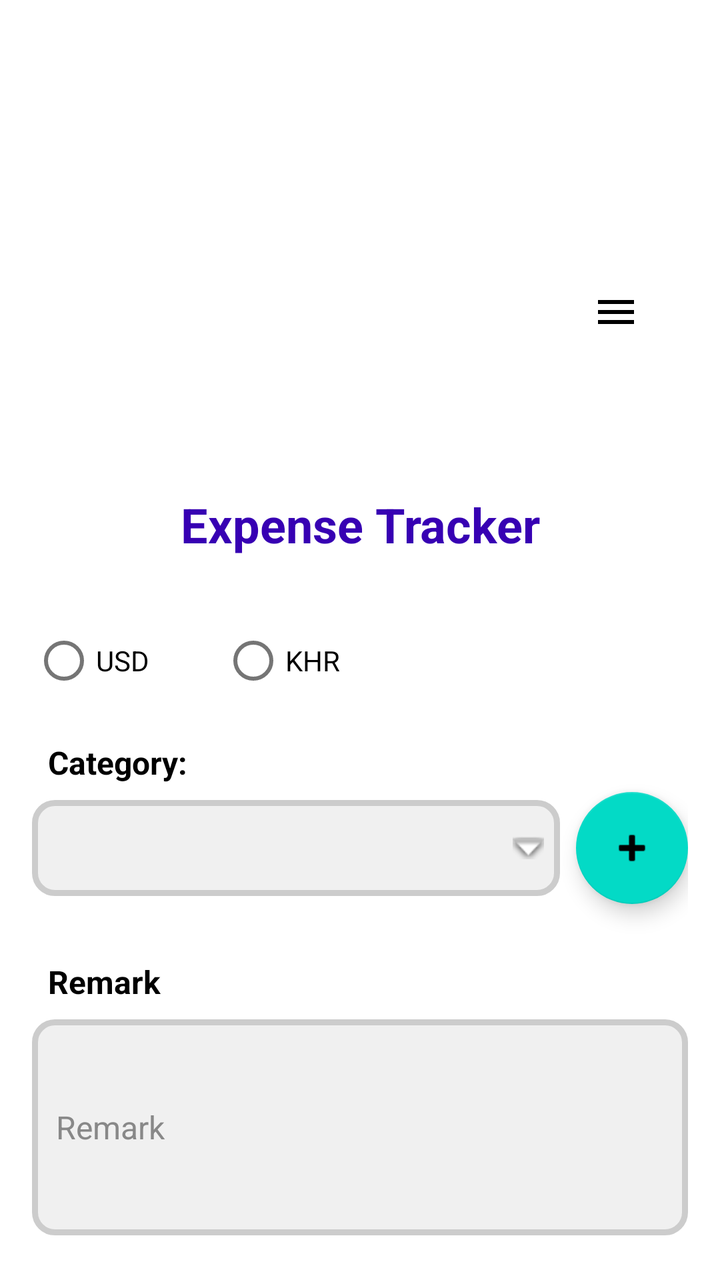
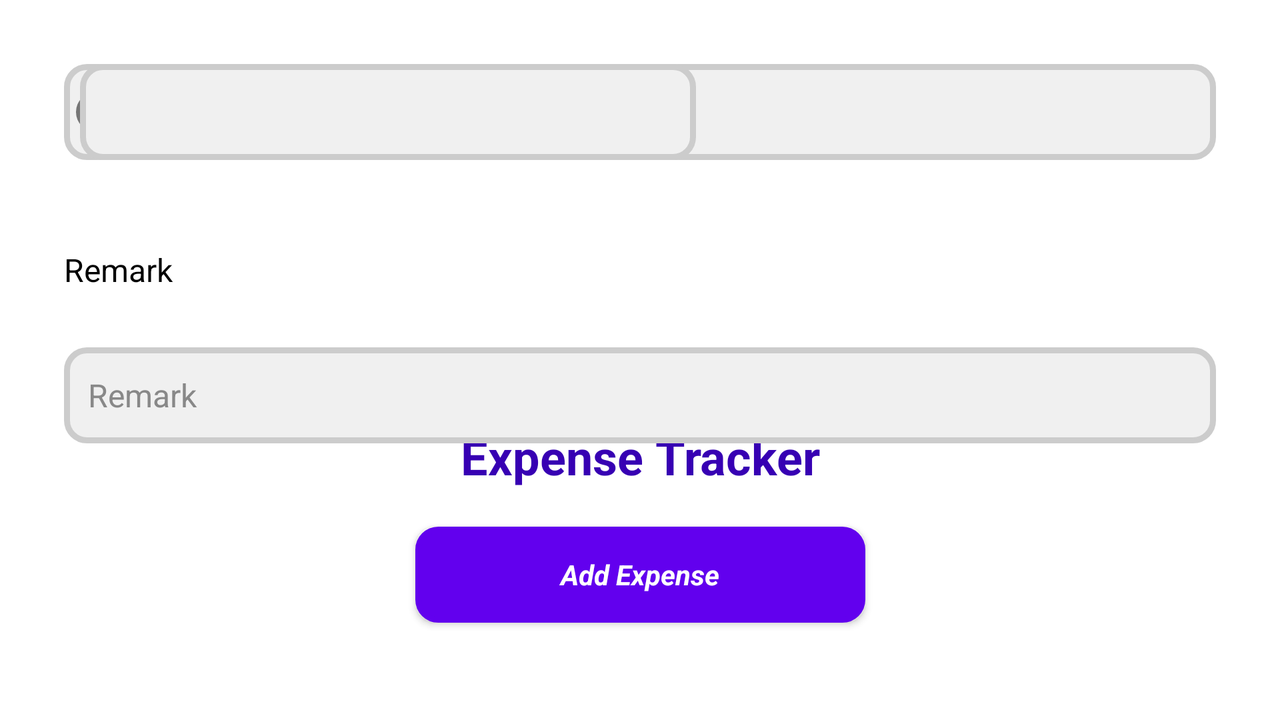

An Android layout and its configuration variant, each rendered on a device that would load it. The default file and the variant file are quoted in full after the pictures.
<!-- AndroidManifest.xml: application theme Theme.ExpenseTracker -->
<!-- res/layout/activity_main.xml -->
<?xml version="1.0" encoding="utf-8"?>
<androidx.constraintlayout.widget.ConstraintLayout xmlns:android="http://schemas.android.com/apk/res/android"
    xmlns:app="http://schemas.android.com/apk/res-auto"
    xmlns:tools="http://schemas.android.com/tools"
    android:layout_width="match_parent"
    android:layout_height="match_parent"
    android:alpha="1"
    android:padding="16dp"
    tools:context=".MainActivity"
    tools:ignore="ExtraText">

    <ImageView
        android:id="@+id/imageView"
        android:layout_width="125dp"
        android:layout_height="70dp"
        android:layout_marginTop="128dp"
        android:contentDescription="@string/app_name"
        app:layout_constraintEnd_toEndOf="parent"
        app:layout_constraintStart_toStartOf="parent"
        app:layout_constraintTop_toTopOf="parent"
        app:srcCompat="@drawable/img" />

    <ImageView
        android:id="@+id/imageView3"
        android:layout_width="wrap_content"
        android:layout_height="wrap_content"
        android:layout_marginTop="128dp"
        android:layout_marginEnd="24dp"
        android:contentDescription="@string/hamburger_image"
        app:layout_constraintEnd_toEndOf="parent"
        app:layout_constraintTop_toTopOf="parent"
        app:srcCompat="@drawable/nav_hamburger" />

    <TextView
        android:id="@+id/formTitle"
        style="@style/FormTitle"
        android:layout_width="wrap_content"
        android:layout_height="wrap_content"
        android:layout_marginTop="32dp"
        android:text="@string/form_title"
        android:textColor="@color/design_default_color_primary_dark"
        app:layout_constraintEnd_toEndOf="parent"
        app:layout_constraintStart_toStartOf="parent"
        app:layout_constraintTop_toBottomOf="@+id/imageView" />

    <RadioButton
        android:id="@+id/radioButton"
        android:layout_width="wrap_content"
        android:layout_height="wrap_content"
        android:layout_marginTop="28dp"
        android:text="@string/USD"
        app:layout_constraintStart_toStartOf="parent"
        app:layout_constraintTop_toBottomOf="@+id/formTitle" />

    <RadioButton
        android:id="@+id/radioButton2"
        android:layout_width="wrap_content"
        android:layout_height="wrap_content"
        android:layout_marginStart="36dp"
        android:text="@string/KHR"
        app:layout_constraintStart_toEndOf="@+id/radioButton"
        app:layout_constraintTop_toTopOf="@+id/radioButton" />

    <TextView
        android:id="@+id/category_Label"
        style="@style/LabelStyle"
        android:layout_width="0dp"
        android:layout_height="wrap_content"
        android:layout_marginStart="8dp"
        android:layout_marginTop="16dp"
        android:layout_marginEnd="8dp"
        android:text="@string/category_label"
        android:textSize="16sp"
        android:textStyle="bold"
        app:layout_constraintEnd_toEndOf="parent"
        app:layout_constraintStart_toStartOf="parent"
        app:layout_constraintTop_toBottomOf="@+id/radioButton" />

    <Spinner
        android:id="@+id/spinner2"
        android:layout_width="0dp"
        android:layout_height="48dp"
        android:layout_marginTop="8dp"
        android:layout_marginEnd="8dp"
        android:background="@drawable/spinner_background"
        android:spinnerMode="dropdown"
        app:layout_constraintEnd_toStartOf="@+id/floatingActionButton2"
        app:layout_constraintStart_toStartOf="parent"
        app:layout_constraintTop_toBottomOf="@+id/category_Label"
        app:popupTheme="@style/SpinnerPopupStyle" />

    <com.google.android.material.floatingactionbutton.FloatingActionButton
        android:id="@+id/floatingActionButton2"
        android:layout_width="wrap_content"
        android:layout_height="wrap_content"
        android:contentDescription="@string/category_label"
        app:layout_constraintBottom_toBottomOf="@+id/spinner2"
        app:layout_constraintEnd_toEndOf="parent"
        app:layout_constraintTop_toTopOf="@+id/spinner2"
        app:srcCompat="@android:drawable/ic_input_add" />

    <TextView
        android:id="@+id/notesLabel"
        style="@style/LabelStyle"
        android:layout_width="0dp"
        android:layout_height="wrap_content"
        android:layout_marginStart="8dp"
        android:layout_marginTop="32dp"
        android:layout_marginEnd="8dp"
        android:text="Remark"
        android:textSize="16sp"
        android:textStyle="bold"
        app:layout_constraintEnd_toEndOf="parent"
        app:layout_constraintStart_toStartOf="parent"
        app:layout_constraintTop_toBottomOf="@+id/spinner2"
        tools:ignore="HardcodedText" />

    <EditText
        android:id="@+id/notesInput"
        style="@style/InputStyle"
        android:layout_width="0dp"
        android:layout_height="108dp"
        android:layout_marginTop="8dp"
        android:autofillHints="name"
        android:hint="@string/remark_hint"
        android:inputType="textMultiLine"
        android:minHeight="48dp"
        app:layout_constraintEnd_toEndOf="parent"
        app:layout_constraintStart_toStartOf="parent"
        app:layout_constraintTop_toBottomOf="@+id/notesLabel" />

    <Button
        android:id="@+id/addExpenseButton"
        android:layout_width="225dp"
        android:layout_height="48dp"
        android:layout_marginTop="32dp"
        android:background="@drawable/input_background"
        android:backgroundTint="@color/design_default_color_primary_variant"
        android:drawablePadding="8dp"
        android:fontFamily="sans-serif"
        android:gravity="center"
        android:text="@string/add_expense_button"
        android:textAlignment="center"
        android:textAppearance="@style/FormTitle"
        android:textColor="@color/white"
        android:textSize="14sp"
        android:textStyle="bold|italic"
        app:layout_constraintEnd_toEndOf="parent"
        app:layout_constraintStart_toStartOf="parent"
        app:layout_constraintTop_toBottomOf="@+id/notesInput" />

</androidx.constraintlayout.widget.ConstraintLayout>
<!-- resources referenced by this layout -->
<resources>
  <color name="white">#FFFFFFFF</color>
  <!-- drawable input_background (drawable) -->
  <?xml version="1.0" encoding="utf-8"?>
  <shape xmlns:android="http://schemas.android.com/apk/res/android">
      <solid android:color="@color/input_background" />
      <corners android:radius="10dp" />
      <stroke
          android:width="3dp"
          android:color="#CCCCCC" />
  </shape>
  <!-- drawable nav_hamburger (drawable) -->
  <?xml version="1.0" encoding="utf-8"?>
  <vector xmlns:android="http://schemas.android.com/apk/res/android"
      android:width="24dp"
      android:height="24dp"
      android:viewportWidth="24"
      android:viewportHeight="24">
  
      <path
          android:fillColor="#000000"
          android:pathData="M3 18h18v-2H3v2zm0-5h18v-2H3v2zm0-7v2h18V6H3z" />
  
  </vector>
  <!-- drawable spinner_background (drawable) -->
  <?xml version="1.0" encoding="utf-8"?>
  <layer-list xmlns:android="http://schemas.android.com/apk/res/android">
      <item>
          <shape>
              <solid android:color="@color/input_background" />
              <corners android:radius="10dp" />
              <stroke
                  android:width="3dp"
                  android:color="#CCCCCC" />
          </shape>
      </item>
      
      <item android:right="8dp" android:gravity="end|center_vertical">
          <bitmap android:src="@android:drawable/arrow_down_float" android:gravity="end|center_vertical"/>
      </item>
  </layer-list>
  <string name="KHR">KHR</string>"&gt;
  <string name="USD">USD</string>"&gt;
  <string name="add_expense_button">Add Expense</string>
  <string name="app_name">Expense Tracker</string>
  <string name="category_label">Category:</string>
  <string name="form_title">Expense Tracker</string>
  <string name="hamburger_image">Hamburger Image</string>
  <string name="remark_hint">Remark</string>
  <style name="FormTitle" parent="TextAppearance.AppCompat.Large">
          <item name="android:textSize">24sp</item>
          <item name="android:textStyle">bold</item>
          <item name="android:textColor">@color/primary</item> 
          <item name="android:gravity">center</item> 
      </style>
  <style name="InputStyle" parent="Widget.AppCompat.EditText">
          <item name="android:background">@drawable/input_background</item>
          <item name="android:padding">12dp</item>
          <item name="android:textSize">16sp</item>
          <item name="android:textColor">@color/input_text</item>
          <item name="android:textColorHint">@color/input_hint</item>
          <item name="android:layout_marginTop">4dp</item>
      </style>
  <style name="LabelStyle" parent="TextAppearance.AppCompat.Medium">
          <item name="android:textSize">16sp</item>
          <item name="android:textColor">@color/on_background</item>
          <item name="android:layout_marginTop">8dp</item>
      </style>
  <style name="SpinnerPopupStyle" parent="Theme.MaterialComponents.Light">
          <item name="android:popupBackground">@color/white</item>
          <item name="android:popupElevation">8dp</item>
      </style>
  <color name="input_background">#F0F0F0</color>
  <color name="primary">#6200EE</color>
  <color name="input_text">#333333</color>
  <color name="input_hint">#888888</color>
  <color name="on_background">#000000</color>
  <color name="primary_variant">#3700B3</color>
  <color name="on_primary">#FFFFFF</color>
  <color name="secondary">#03DAC6</color>
  <color name="on_secondary">#000000</color>
  <color name="background">#FFFFFF</color>
</resources>
<!-- res/layout-land/activity_main.xml (the repository's variant of the layout above) -->
<!-- drawn on the phone turned sideways -->
<?xml version="1.0" encoding="utf-8"?>
<androidx.constraintlayout.widget.ConstraintLayout xmlns:android="http://schemas.android.com/apk/res/android"
    xmlns:app="http://schemas.android.com/apk/res-auto"
    xmlns:tools="http://schemas.android.com/tools"
    android:layout_width="match_parent"
    android:layout_height="match_parent"
    android:alpha="12"
    android:padding="32dp"
    tools:context=".MainActivity"
    tools:ignore="ExtraText">

    <TextView
        android:id="@+id/formTitle"
        style="@style/FormTitle"
        android:layout_width="wrap_content"
        android:layout_height="wrap_content"
        android:layout_marginTop="180dp"
        android:text="@string/form_title"
        android:textColor="@color/design_default_color_primary_dark"
        app:layout_constraintEnd_toEndOf="parent"
        app:layout_constraintHorizontal_bias="0.5"
        app:layout_constraintStart_toStartOf="parent"
        app:layout_constraintTop_toTopOf="parent" />

    <EditText
        android:id="@+id/notesInput"
        style="@style/InputStyle"
        android:layout_width="0dp"
        android:layout_height="wrap_content"
        android:layout_marginTop="28dp"
        android:autofillHints="name"
        android:hint="@string/remark_hint"
        android:inputType="textMultiLine"
        android:minHeight="48dp"
        app:layout_constraintEnd_toEndOf="parent"
        app:layout_constraintHorizontal_bias="0.0"
        app:layout_constraintStart_toStartOf="parent"
        app:layout_constraintTop_toBottomOf="@+id/notesLabel" />

    <EditText
        android:id="@+id/dateInput"
        style="@style/InputStyle"
        android:layout_width="0dp"
        android:layout_height="48dp"
        android:autofillHints="date"
        android:clickable="true"
        android:focusable="false"
        android:hint="date_hint"
        android:inputType="date"
        app:layout_constraintEnd_toEndOf="parent"
        app:layout_constraintHorizontal_bias="0.0"
        app:layout_constraintStart_toStartOf="parent"
        tools:ignore="MissingConstraints"
        tools:layout_editor_absoluteY="719dp" />

    <TextView
        android:id="@+id/notesLabel"
        style="@style/LabelStyle"
        android:layout_width="0dp"
        android:layout_height="wrap_content"
        android:layout_marginTop="44dp"
        android:text="Remark"
        app:layout_constraintEnd_toEndOf="parent"
        app:layout_constraintHorizontal_bias="0.0"
        app:layout_constraintStart_toStartOf="@+id/notesInput"
        app:layout_constraintTop_toBottomOf="@+id/dateInput" />

    <Button
        android:id="@+id/addExpenseButton"
        android:layout_width="225dp"
        android:layout_height="48dp"
        android:layout_marginStart="16dp"
        android:layout_marginEnd="16dp"
        android:background="@drawable/input_background"
        android:backgroundTint="@color/design_default_color_primary_variant"
        android:drawablePadding="8dp"
        android:fontFamily="sans-serif"
        android:gravity="center"
        android:text="@string/add_expense_button"
        android:textAlignment="center"

        android:textAppearance="@style/FormTitle"
        android:textColor="@color/white"
        android:textSize="14sp"
        android:textStyle="bold|italic"
        app:layout_constraintBottom_toBottomOf="parent"
        app:layout_constraintEnd_toEndOf="parent"
        app:layout_constraintStart_toStartOf="parent"
        app:layout_constraintTop_toBottomOf="@+id/notesInput"
        app:layout_constraintVertical_bias="0.717" />

    <ImageView
        android:id="@+id/imageView"
        android:layout_width="125dp"
        android:layout_height="70dp"
        android:layout_marginTop="92dp"
        app:layout_constraintEnd_toEndOf="parent"
        app:layout_constraintHorizontal_bias="0.5"
        app:layout_constraintStart_toStartOf="parent"
        app:layout_constraintTop_toTopOf="parent"
        app:srcCompat="@drawable/img" />

    <RadioButton
        android:id="@+id/radioButton"
        android:layout_width="wrap_content"
        android:layout_height="wrap_content"
        android:text="@string/USD"
        tools:ignore="MissingConstraints"
        tools:layout_editor_absoluteX="7dp"
        tools:layout_editor_absoluteY="259dp" />

    <Spinner
        android:id="@+id/spinner"
        android:layout_width="308dp"
        android:layout_height="48dp"
        android:layout_marginStart="8dp"
        android:layout_marginTop="8dp"
        android:layout_marginEnd="16dp"
        android:background="@drawable/input_background"
        android:dropDownWidth="match_parent"
        android:minHeight="48dp"

        android:padding="12dp"
        app:layout_constraintEnd_toEndOf="parent"
        app:layout_constraintHorizontal_bias="0.0"
        app:layout_constraintStart_toStartOf="parent"
        tools:ignore="MissingConstraints"
        tools:layout_editor_absoluteX="8dp"
        tools:layout_editor_absoluteY="389dp" />
</androidx.constraintlayout.widget.ConstraintLayout>
<!-- resources referenced by the variant -->
<!-- as the phone turned sideways resolves them -->
<resources>
  <color name="white">#FFFFFFFF</color>
  <!-- drawable input_background (drawable) -->
  <?xml version="1.0" encoding="utf-8"?>
  <shape xmlns:android="http://schemas.android.com/apk/res/android">
      <solid android:color="@color/input_background" />
      <corners android:radius="10dp" />
      <stroke
          android:width="3dp"
          android:color="#CCCCCC" />
  </shape>
  <string name="USD">USD</string>"&gt;
  <string name="add_expense_button">Add Expense</string>
  <string name="form_title">Expense Tracker</string>
  <string name="remark_hint">Remark</string>
  <style name="FormTitle" parent="TextAppearance.AppCompat.Large">
          <item name="android:textSize">24sp</item>
          <item name="android:textStyle">bold</item>
          <item name="android:textColor">@color/primary</item> 
          <item name="android:gravity">center</item> 
      </style>
  <style name="InputStyle" parent="Widget.AppCompat.EditText">
          <item name="android:background">@drawable/input_background</item>
          <item name="android:padding">12dp</item>
          <item name="android:textSize">16sp</item>
          <item name="android:textColor">@color/input_text</item>
          <item name="android:textColorHint">@color/input_hint</item>
          <item name="android:layout_marginTop">4dp</item>
      </style>
  <style name="LabelStyle" parent="TextAppearance.AppCompat.Medium">
          <item name="android:textSize">16sp</item>
          <item name="android:textColor">@color/on_background</item>
          <item name="android:layout_marginTop">8dp</item>
      </style>
  <style name="Theme.ExpenseTracker" parent="Theme.MaterialComponents.DayNight.DarkActionBar">
          
          <item name="colorPrimary">@color/primary</item>
          <item name="colorPrimaryVariant">@color/primary_variant</item>
          <item name="colorOnPrimary">@color/on_primary</item>
          
          <item name="colorSecondary">@color/secondary</item>
          <item name="colorOnSecondary">@color/on_secondary</item>
          
          <item name="android:statusBarColor">?attr/colorPrimaryVariant</item>
          
          <item name="android:windowBackground">@color/background</item>
          <item name="android:textColor">@color/on_background</item>
  
  
      </style>
  <color name="input_background">#F0F0F0</color>
  <color name="primary">#6200EE</color>
  <color name="input_text">#333333</color>
  <color name="input_hint">#888888</color>
  <color name="on_background">#000000</color>
  <color name="primary_variant">#3700B3</color>
  <color name="on_primary">#FFFFFF</color>
  <color name="secondary">#03DAC6</color>
  <color name="on_secondary">#000000</color>
  <color name="background">#FFFFFF</color>
</resources>
